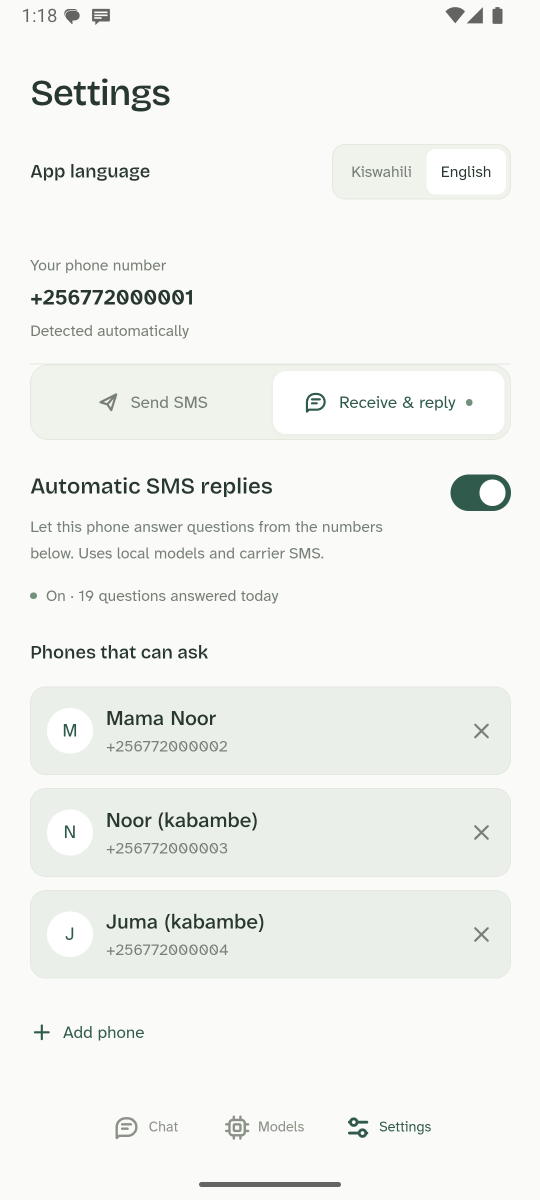
#> input picture docs/screenshots/demo/13-settings.png, 1080 x 2400 px (shown at 1/2 size)
$ python -i cut.py   (imports and definitions only)
#> lines starting #> are read from the running program, lines starting #| are printed output that depends on the picture; after the words box and inside, x2 and y2 are one past the last pixel; in counts of white or black regions, pixels touching at a corner belong together
#!/usr/bin/env python3
"""Cut the 60-second product film (docs/PRODUCT-DEMO.md): one punchline per frame, the real app on two phones.

Inputs in product-demo/ (gitignored): vo/NN.mp3 (voice.py), raw/ (emulator footage), fonts/ (Clash Display, Satoshi
from Fontshare), panda.png; app screens from docs/screenshots/demo/. Output: product-demo/pandastic-product-demo.mp4.
"""
import subprocess, sys
from pathlib import Path
from PIL import Image, ImageDraw, ImageFilter, ImageFont

ROOT = Path(__file__).resolve().parents[2]
DEMO = ROOT / 'product-demo'
SHOTS = ROOT / 'docs' / 'screenshots' / 'demo'
WORK = DEMO / 'work'
W, H, FPS = 1920, 1080, 30
# Light for the product screens, Pandastic green for the brand beats.
LIGHT = dict(bg=(255, 255, 255), bg2=(243, 244, 241), ink=(17, 17, 17), muted=(110, 110, 115), leaf=(28, 120, 78), amber=(206, 116, 22))
DARK = dict(bg=(18, 64, 43), bg2=(30, 92, 63), ink=(248, 245, 236), muted=(176, 204, 186), leaf=(150, 226, 176), amber=(246, 190, 92))
BG, BG2, INK, MUTED, LEAF, AMBER = (LIGHT[k] for k in ('bg', 'bg2', 'ink', 'muted', 'leaf', 'amber'))
RED, CHIP = (200, 52, 52), (243, 244, 246)
CREAM = INK  # text color on light slides


# [15 lines left out: functions font, canvas, not called in this run]


def center(d, y, s, f, fill):
    d.text(((W - d.textlength(s, font=f)) / 2, y), s, font=f, fill=fill)


def phone(shot, height=900):
#> called with height = 900
    s = Image.open(shot).convert('RGB')
    sw = int(s.width * (height - 36) / s.height)
#> sw = 388
    s = s.resize((sw, height - 36), Image.LANCZOS)
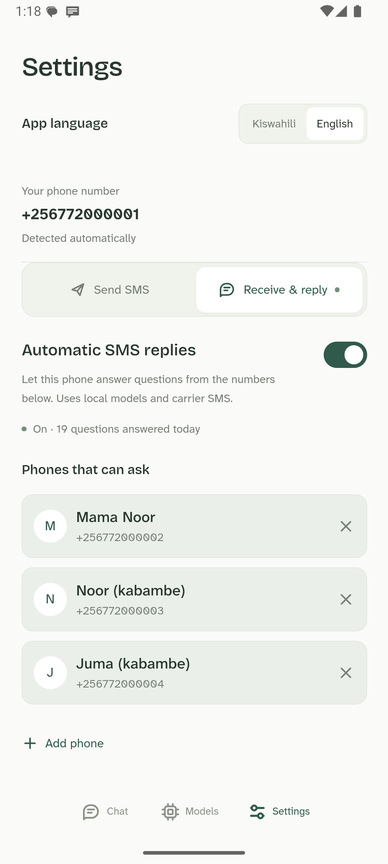
#> s: PIL image 388x864 RGB; mean R, G, B 241.7, 244.1, 240.1
    body = Image.new('RGBA', (sw + 36, height), (0, 0, 0, 0))
#> body: PIL image 424x900 RGBA; every value is 0
    ImageDraw.Draw(body).rounded_rectangle((0, 0, sw + 35, height - 1), radius=56, fill=(8, 12, 10, 255))
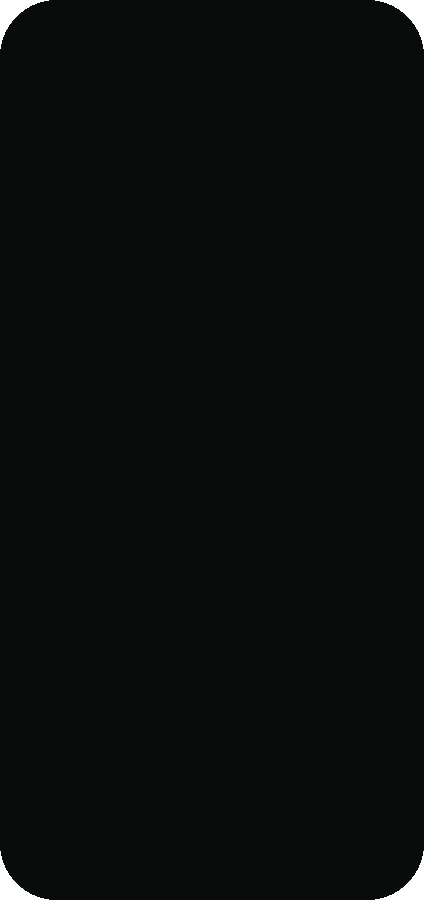
#> body: PIL image 424x900 RGBA; mean R, G, B, A 7.9, 11.9, 9.9, 253.2; transparent parts drawn white
    mask = Image.new('L', s.size, 0)
#> mask: PIL image 388x864 L; every value is 0
    ImageDraw.Draw(mask).rounded_rectangle((0, 0, s.width - 1, s.height - 1), radius=40, fill=255)
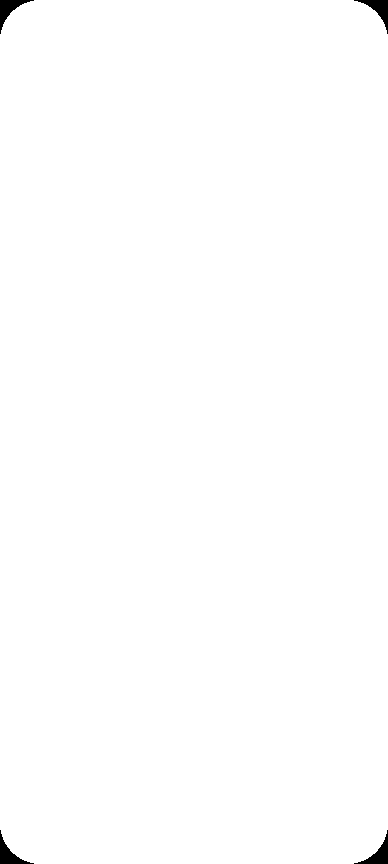
#> mask: PIL image 388x864 L; 99.6% white; 4 black regions, box (x1, y1, x2, y2) and area: (0, 0, 34, 34) 354, (354, 0, 388, 34) 354, (0, 830, 34, 864) 354, (354, 830, 388, 864) 354
    body.paste(s, (18, 18), mask)
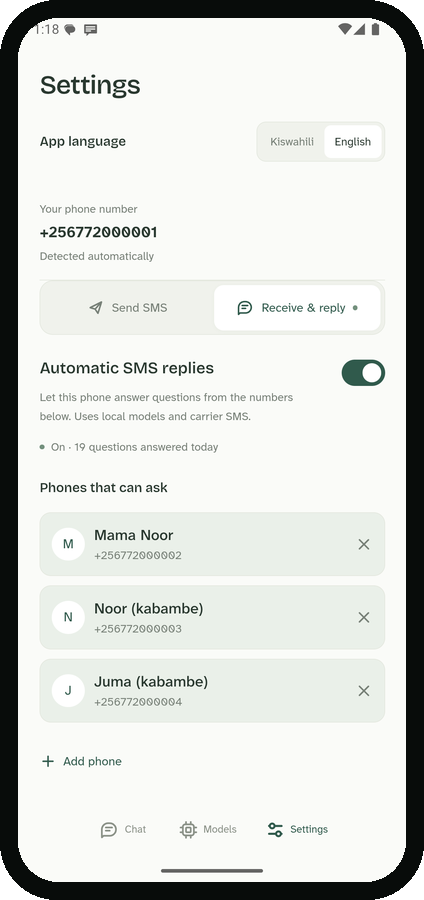
#> body: PIL image 424x900 RGBA; mean R, G, B, A 212.4, 214.9, 211.2, 253.2; transparent parts drawn white
    out = Image.new('RGBA', (body.width + 120, body.height + 120), (0, 0, 0, 0))
#> out: PIL image 544x1020 RGBA; every value is 0
    ImageDraw.Draw(out).rounded_rectangle((60, 84, body.width + 60, body.height + 64), radius=60, fill=(0, 0, 0, 70))
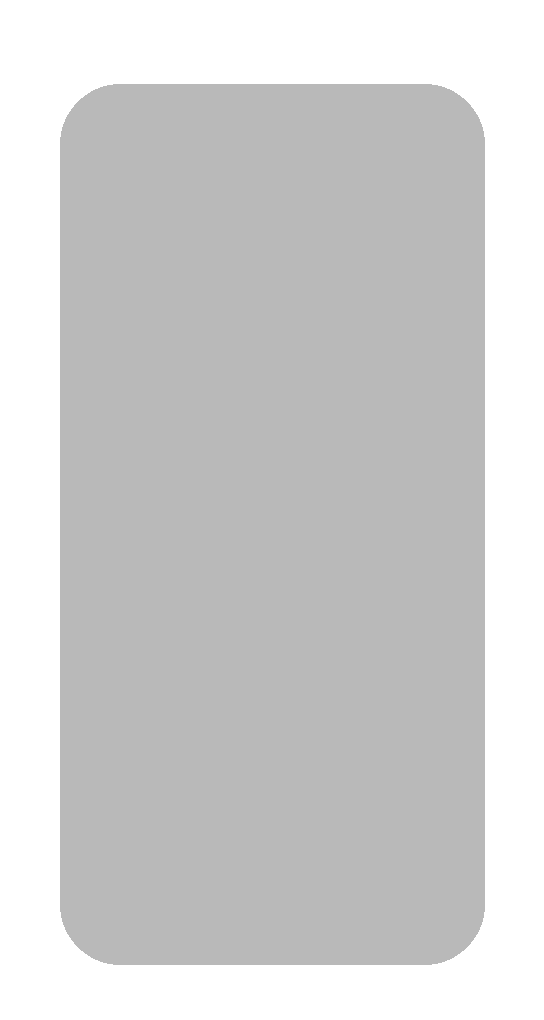
#> out: PIL image 544x1020 RGBA; mean R, G, B, A 0, 0, 0, 46.8; transparent parts drawn white
    out = out.filter(ImageFilter.GaussianBlur(32))
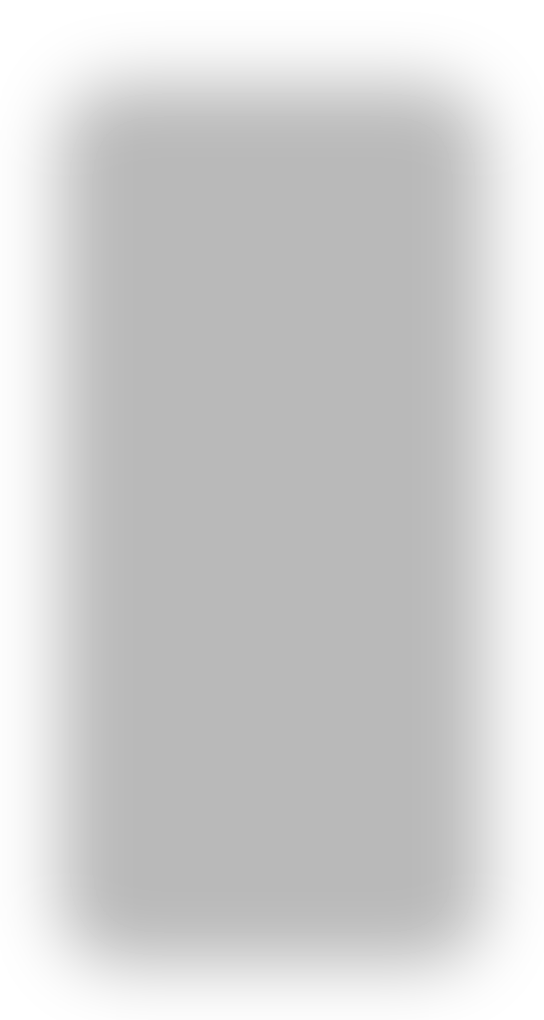
#> out: PIL image 544x1020 RGBA; mean R, G, B, A 0, 0, 0, 46.8; transparent parts drawn white
    out.paste(body, (60, 60), body)
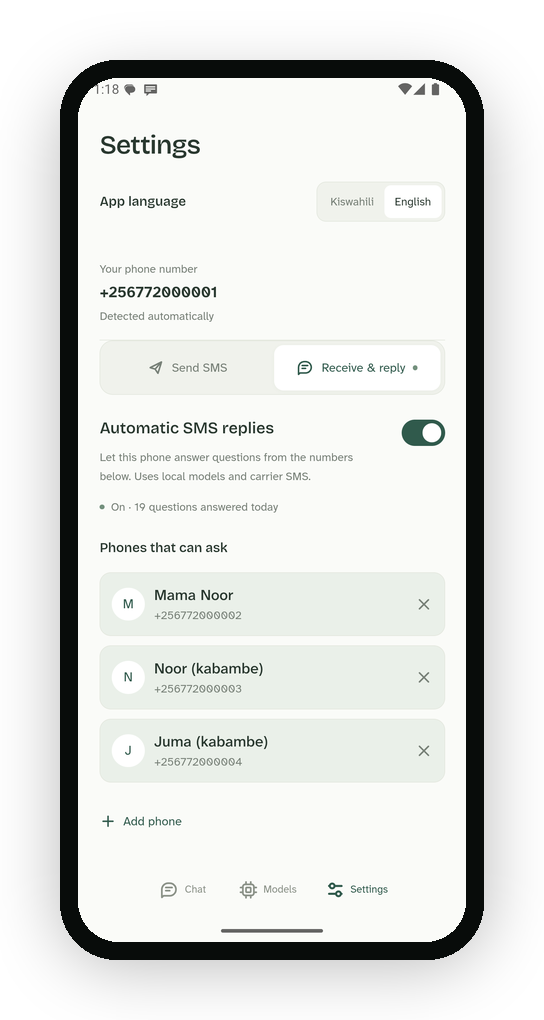
#> out: PIL image 544x1020 RGBA; mean R, G, B, A 146, 147.8, 145.3, 177.8; transparent parts drawn white
    return out


# [58 lines left out: functions punch, logo_card, two_phones, not called in this run]


# ---------- animated SMS flight ----------

def ease(t):
    t = max(0.0, min(1.0, t))
    return 4 * t * t * t if t < 0.5 else 1 - (-2 * t + 2) ** 3 / 2


def bezier(p0, p1, p2, t):
    u = 1 - t
    return (u * u * p0[0] + 2 * u * t * p1[0] + t * t * p2[0], u * u * p0[1] + 2 * u * t * p1[1] + t * t * p2[1])


# [92 lines left out: functions envelope, sms_flow, run, not called in this run]


def duration(path):
    return float(subprocess.run(['ffprobe', '-v', 'error', '-show_entries', 'format=duration', '-of', 'csv=p=0', str(path)],
                                capture_output=True, text=True).stdout.strip())


# [66 lines left out: functions still, scene, main, not called in this run]


# [2 lines not run here, left out]

>>> result = phone('../../docs/screenshots/demo/13-settings.png')

$ run again, on docs/screenshots/demo/01-chat-hello.png
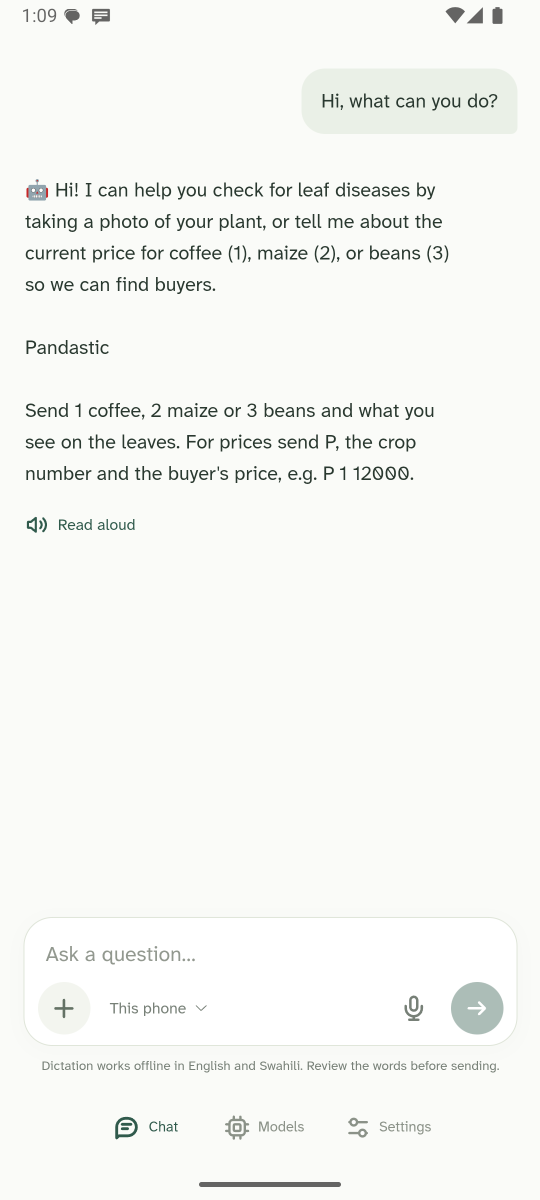
#> input picture docs/screenshots/demo/01-chat-hello.png, 1080 x 2400 px (shown at 1/2 size)
#> in phone, `body.paste(s, (18, 18), mask)`:
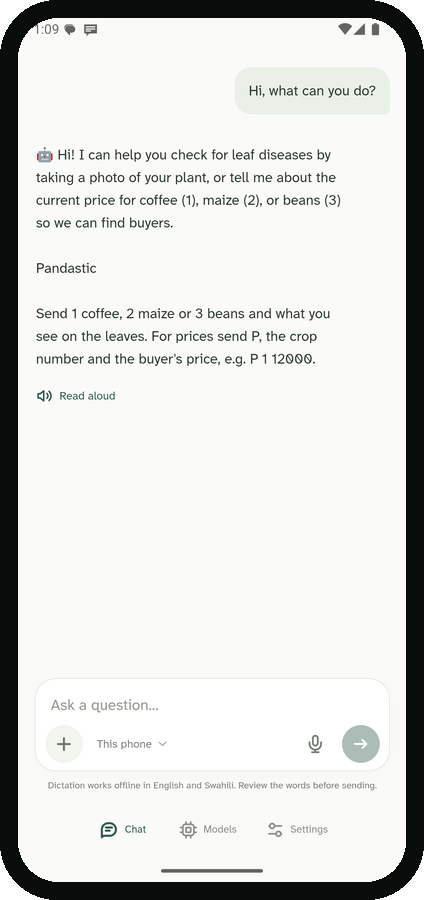
#> body: PIL image 424x900 RGBA; mean R, G, B, A 215.4, 217, 214.2, 253.2; transparent parts drawn white
#> in phone, `out.paste(body, (60, 60), body)`:
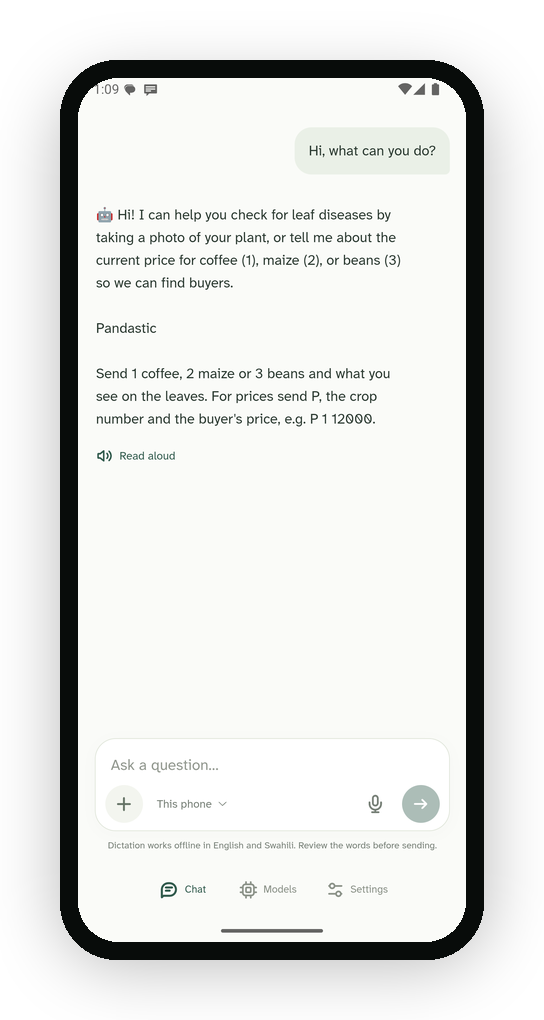
#> out: PIL image 544x1020 RGBA; mean R, G, B, A 148.1, 149.3, 147.3, 177.8; transparent parts drawn white

$ run again, on docs/screenshots/demo/02-chat-rust-words.png
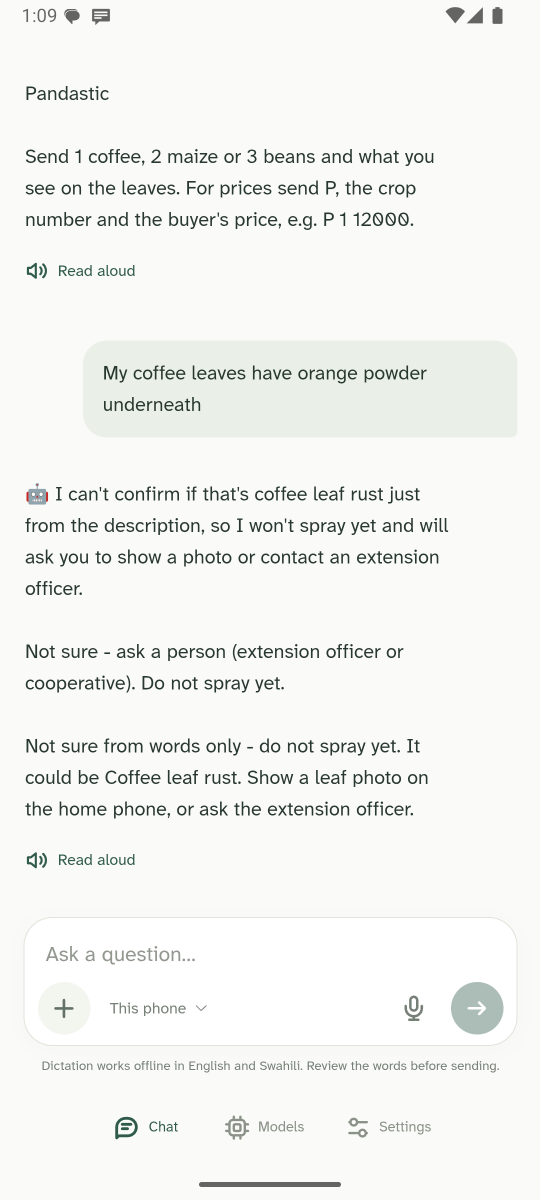
#> input picture docs/screenshots/demo/02-chat-rust-words.png, 1080 x 2400 px (shown at 1/2 size)
#> in phone, `body.paste(s, (18, 18), mask)`:
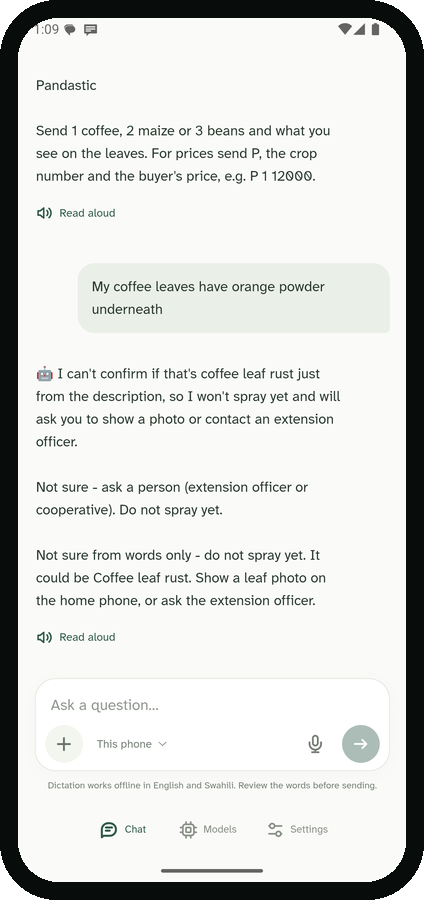
#> body: PIL image 424x900 RGBA; mean R, G, B, A 212.7, 214.7, 211.6, 253.2; transparent parts drawn white
#> in phone, `out.paste(body, (60, 60), body)`:
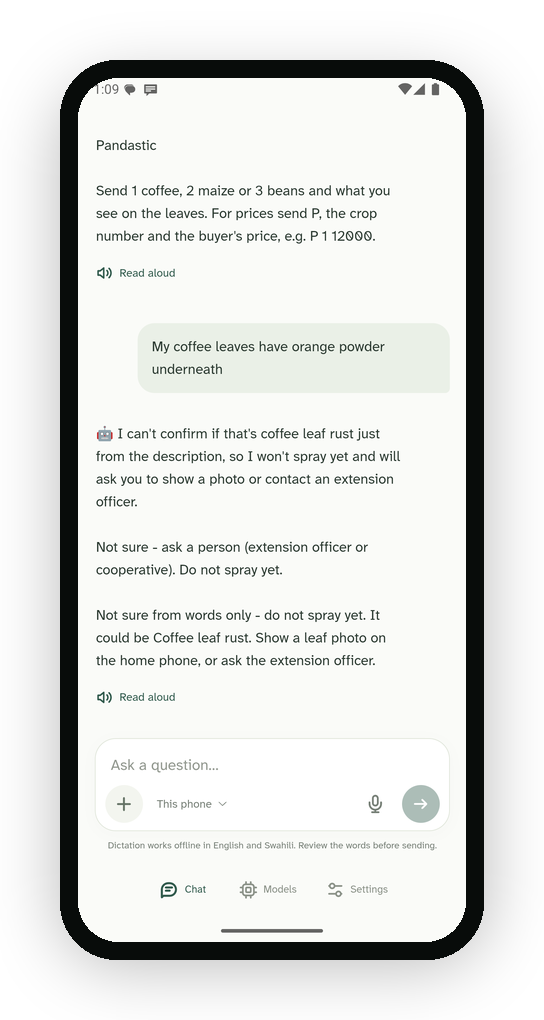
#> out: PIL image 544x1020 RGBA; mean R, G, B, A 146.3, 147.6, 145.5, 177.8; transparent parts drawn white

$ run again, on docs/screenshots/demo/06-photo-not-a-leaf.png
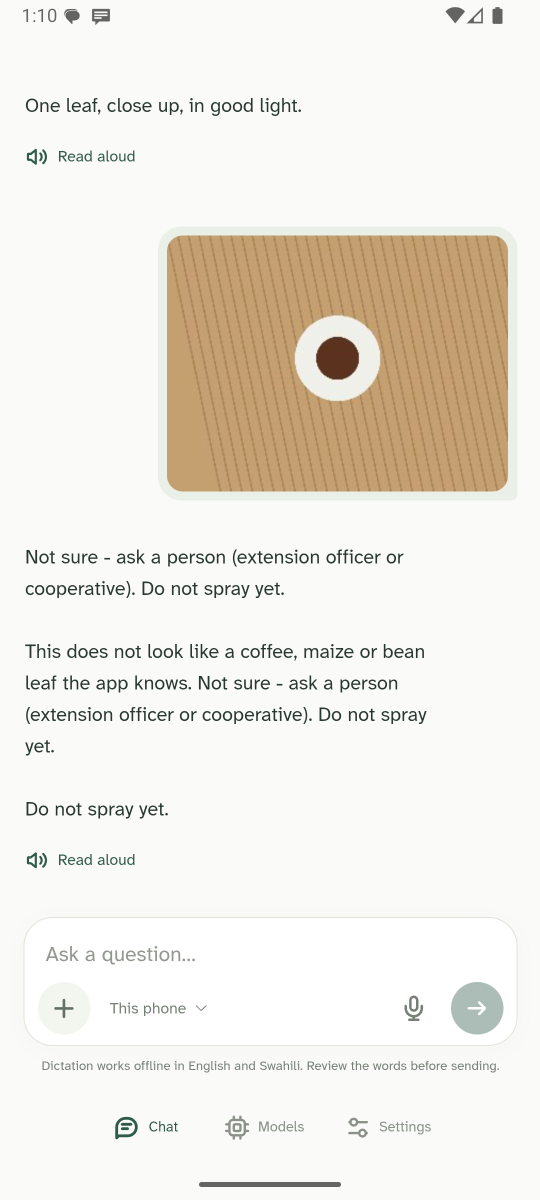
#> input picture docs/screenshots/demo/06-photo-not-a-leaf.png, 1080 x 2400 px (shown at 1/2 size)
#> in phone, `out.paste(body, (60, 60), body)`:
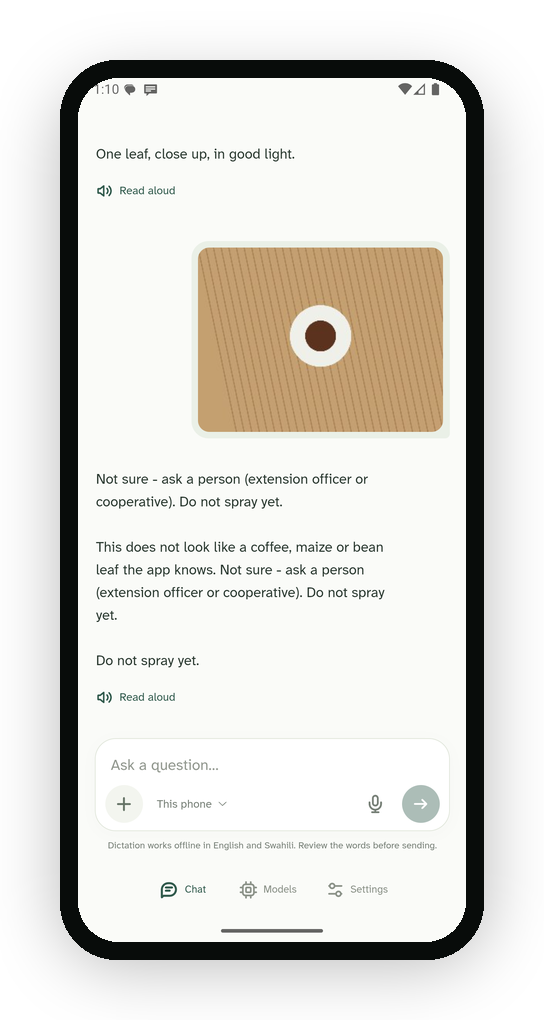
#> out: PIL image 544x1020 RGBA; mean R, G, B, A 143.9, 142.1, 136.8, 177.8; transparent parts drawn white
